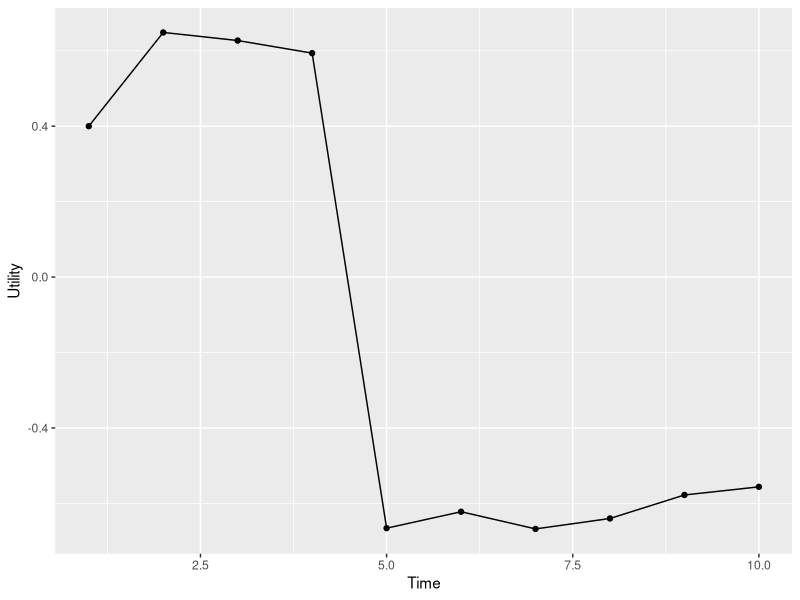

Write R code to recreate this figure.
Time <- 10

df_mat <- matrix(, ncol = 3, nrow = Time)
count <- 0
b0 <- 0.9

for(i in 1:Time){
  count <- count + 1
  
  if(i == 1){
    
    df_mat[count, 1] <- i
    # utility
    df_mat[count, 2] <- 0.4
    
  }else if(i < 4){
    
    df_mat[count, 1] <- i
    # utility
    df_mat[count, 2] <- b0*df_mat[count - 1,  2] + rnorm(1, 0, 0.15)
    
  }else if(i == 5){
    
    df_mat[count, 1] <- i
    # utility
    df_mat[count, 2] <- b0*df_mat[count - 1,  2] - 1.2
    
  }
  
  
    else {
    
    df_mat[count, 1] <- i
    df_mat[count, 2] <- b0*df_mat[count - 1, 2] + rnorm(1, 0, 0.05)
    
  }
  
  
  
}

data_f <- data.frame(df_mat)
names(data_f) <- c('Time', 'Utility')

library(ggplot2)

ggplot(data_f, aes(x = Time, y = Utility)) + 
  geom_point() + 
  geom_line()
